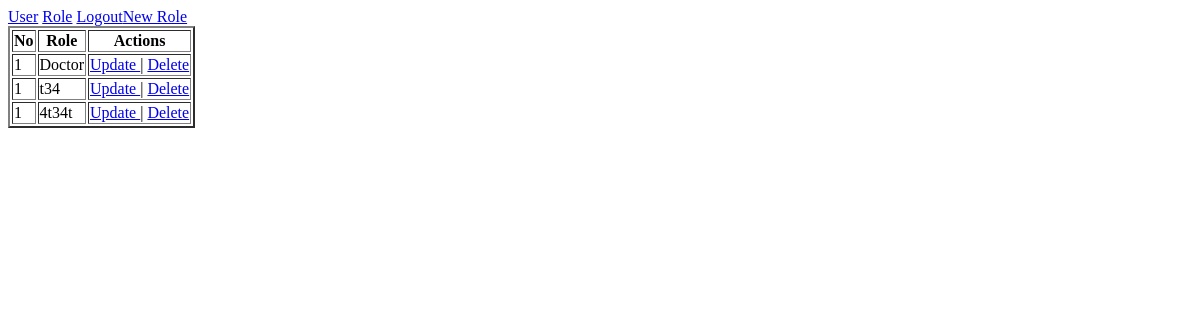
Before: /role.php with the older database file.
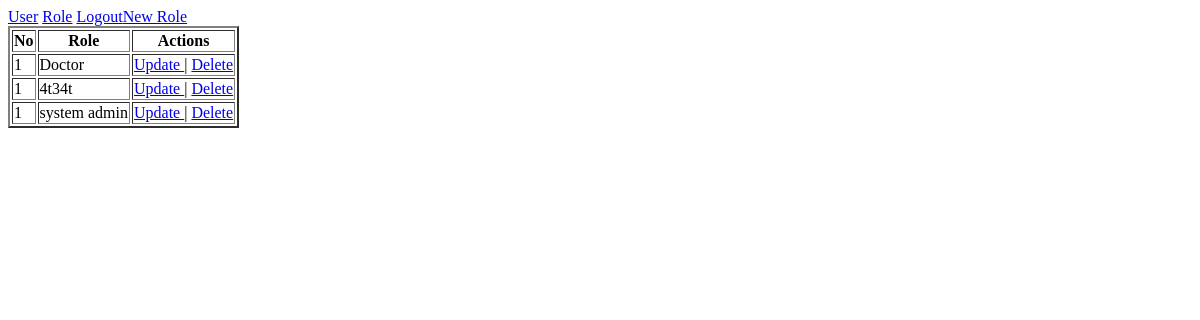
After: the same page with the newer database file.
### tables this page shows
CREATE TABLE `role` (
  `id` int(11) NOT NULL,
  `name` varchar(255) NOT NULL,
  `created_at` datetime NOT NULL DEFAULT current_timestamp(),
  `updated_at` datetime NOT NULL DEFAULT current_timestamp(),
  `status` int(11) NOT NULL
);

### role.php (the view, shortened to what this page needs)
<!DOCTYPE html>
<html lang="en">
<head>
</head>
<body>
<?php require 'admin_nav.php'?>
<a href="SaveRole.php">New Role</a>
<table border=2>
    <thead>
        <tr>
            <th>No</th>
            <th>Role</th>
            <th>Actions</th>
        </tr>
    </thead>
<tbody>
<?php
 $conn  = new mysqli('localhost','root','','hmsdb');
 $select = "SELECT * FROM `role`";
 $no = 1;
$select = $conn->query($select);
    while($row =  $select->fetch_assoc()){
        $id = $row['id'];
        ?>
        <tr>
           <td> <?php echo $no;?></td>
           <td><?php echo $row['name'];?></td>
           <td><a href="updateRoleForm.php?id=<?php echo $id?>">Update </a>| <a href ="deleteRole.php?id=<?php echo $id?>">Delete</a></td>
    </tr>
            <?php
    }
 ?>
 </tbody>
 </table>
</body>
</html>

### admin_nav.php
 <a href="user.php">User</a>
<a href="role.php">Role</a>
<a href="logout.php">Logout</a>

Changed rows visible on the page:
removed role: name "t34"
added role: name "system admin"
